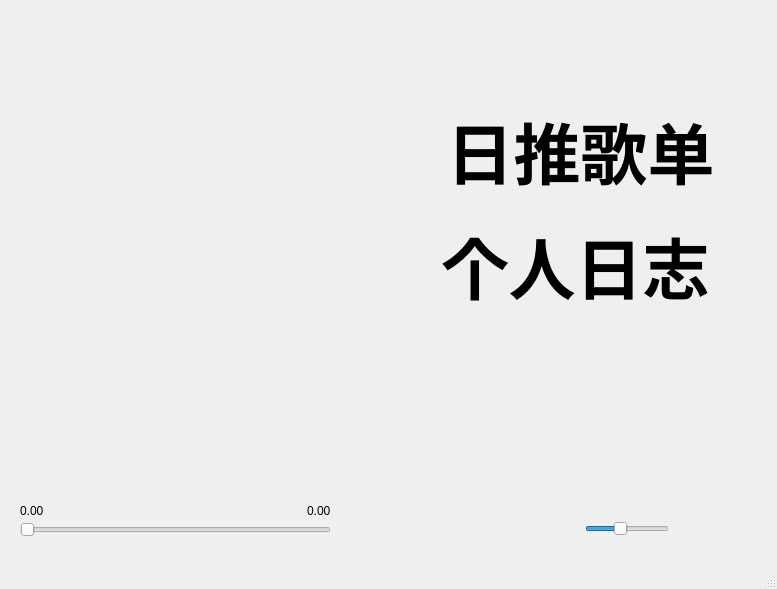
<?xml version="1.0" encoding="UTF-8"?>
<ui version="4.0">
 <class>MainWindow</class>
 <widget class="QMainWindow" name="MainWindow">
  <property name="geometry">
   <rect>
    <x>0</x>
    <y>0</y>
    <width>777</width>
    <height>589</height>
   </rect>
  </property>
  <property name="mouseTracking">
   <bool>true</bool>
  </property>
  <property name="acceptDrops">
   <bool>false</bool>
  </property>
  <property name="windowTitle">
   <string>MainWindow</string>
  </property>
  <widget class="QWidget" name="centralwidget">
   <widget class="QSlider" name="playCourseSlider">
    <property name="geometry">
     <rect>
      <x>20</x>
      <y>520</y>
      <width>311</width>
      <height>20</height>
     </rect>
    </property>
    <property name="orientation">
     <enum>Qt::Horizontal</enum>
    </property>
   </widget>
   <widget class="QLabel" name="song_pic">
    <property name="geometry">
     <rect>
      <x>30</x>
      <y>20</y>
      <width>331</width>
      <height>331</height>
     </rect>
    </property>
    <property name="text">
     <string/>
    </property>
   </widget>
   <widget class="QLabel" name="lyric">
    <property name="geometry">
     <rect>
      <x>40</x>
      <y>430</y>
      <width>281</width>
      <height>41</height>
     </rect>
    </property>
    <property name="text">
     <string/>
    </property>
    <property name="textFormat">
     <enum>Qt::RichText</enum>
    </property>
   </widget>
   <widget class="QLabel" name="song_name">
    <property name="geometry">
     <rect>
      <x>40</x>
      <y>380</y>
      <width>111</width>
      <height>31</height>
     </rect>
    </property>
    <property name="text">
     <string/>
    </property>
   </widget>
   <widget class="QPushButton" name="pifu">
    <property name="geometry">
     <rect>
      <x>740</x>
      <y>0</y>
      <width>30</width>
      <height>30</height>
     </rect>
    </property>
    <property name="sizePolicy">
     <sizepolicy hsizetype="Minimum" vsizetype="Fixed">
      <horstretch>0</horstretch>
      <verstretch>0</verstretch>
     </sizepolicy>
    </property>
    <property name="styleSheet">
     <string notr="true">QPushButton{
border-image:none;
background-color:rgba(255,255,255,0);
border-radius:5px
}
QPushButton:hover
{
background-color:rgba(255,255,255,0.5);
}</string>
    </property>
    <property name="text">
     <string/>
    </property>
    <property name="icon">
     <iconset resource="icons.qrc">
      <normaloff>:/new/prefix1/icons/pifu.png</normaloff>:/new/prefix1/icons/pifu.png</iconset>
    </property>
    <property name="iconSize">
     <size>
      <width>20</width>
      <height>20</height>
     </size>
    </property>
   </widget>
   <widget class="QWidget" name="layoutWidget">
    <property name="geometry">
     <rect>
      <x>20</x>
      <y>500</y>
      <width>311</width>
      <height>22</height>
     </rect>
    </property>
    <layout class="QHBoxLayout" name="horizontalLayout_2">
     <item>
      <widget class="QLabel" name="curlabel">
       <property name="text">
        <string>0.00</string>
       </property>
      </widget>
     </item>
     <item>
      <spacer name="horizontalSpacer_5">
       <property name="orientation">
        <enum>Qt::Horizontal</enum>
       </property>
       <property name="sizeHint" stdset="0">
        <size>
         <width>178</width>
         <height>20</height>
        </size>
       </property>
      </spacer>
     </item>
     <item>
      <widget class="QLabel" name="totallabel">
       <property name="text">
        <string>0.00</string>
       </property>
      </widget>
     </item>
    </layout>
   </widget>
   <widget class="QWidget" name="layoutWidget">
    <property name="geometry">
     <rect>
      <x>361</x>
      <y>510</y>
      <width>401</width>
      <height>37</height>
     </rect>
    </property>
    <layout class="QHBoxLayout" name="horizontalLayout">
     <item>
      <widget class="QPushButton" name="pre">
       <property name="styleSheet">
        <string notr="true">QPushButton{
border-image:none;
background-color:rgba(255,255,255,0);
border-radius:5px
}
QPushButton:hover
{
background-color:rgba(255,255,255,0.5);
}
</string>
       </property>
       <property name="text">
        <string/>
       </property>
       <property name="icon">
        <iconset resource="icons.qrc">
         <normaloff>:/new/prefix1/icons/shangyishou.png</normaloff>:/new/prefix1/icons/shangyishou.png</iconset>
       </property>
       <property name="iconSize">
        <size>
         <width>30</width>
         <height>30</height>
        </size>
       </property>
      </widget>
     </item>
     <item>
      <widget class="QPushButton" name="stop">
       <property name="enabled">
        <bool>true</bool>
       </property>
       <property name="cursor">
        <cursorShape>ArrowCursor</cursorShape>
       </property>
       <property name="acceptDrops">
        <bool>false</bool>
       </property>
       <property name="layoutDirection">
        <enum>Qt::LeftToRight</enum>
       </property>
       <property name="styleSheet">
        <string notr="true">QPushButton{
border-image:none;
background-color:rgba(255,255,255,0);
border-radius:5px
}
QPushButton:hover
{
background-color:rgba(255,255,255,0.5);
}
</string>
       </property>
       <property name="text">
        <string/>
       </property>
       <property name="icon">
        <iconset resource="icons.qrc">
         <normaloff>:/new/prefix1/icons/bofang.png</normaloff>:/new/prefix1/icons/bofang.png</iconset>
       </property>
       <property name="iconSize">
        <size>
         <width>35</width>
         <height>35</height>
        </size>
       </property>
       <property name="checkable">
        <bool>true</bool>
       </property>
       <property name="flat">
        <bool>false</bool>
       </property>
      </widget>
     </item>
     <item>
      <widget class="QPushButton" name="next">
       <property name="styleSheet">
        <string notr="true">QPushButton{
border-image:none;
background-color:rgba(255,255,255,0);
border-radius:5px
}
QPushButton:hover
{
background-color:rgba(255,255,255,0.5);
}
</string>
       </property>
       <property name="text">
        <string/>
       </property>
       <property name="icon">
        <iconset resource="icons.qrc">
         <normaloff>:/new/prefix1/icons/xiayishou.png</normaloff>:/new/prefix1/icons/xiayishou.png</iconset>
       </property>
       <property name="iconSize">
        <size>
         <width>30</width>
         <height>30</height>
        </size>
       </property>
       <property name="checkable">
        <bool>true</bool>
       </property>
      </widget>
     </item>
     <item>
      <spacer name="horizontalSpacer_3">
       <property name="orientation">
        <enum>Qt::Horizontal</enum>
       </property>
       <property name="sizeHint" stdset="0">
        <size>
         <width>13</width>
         <height>29</height>
        </size>
       </property>
      </spacer>
     </item>
     <item>
      <widget class="QPushButton" name="playmode">
       <property name="styleSheet">
        <string notr="true">QPushButton{
border-image:none;
background-color:rgba(255,255,255,0);
border-radius:5px
}
QPushButton:hover
{
background-color:rgba(255,255,255,0.5);
}
</string>
       </property>
       <property name="text">
        <string/>
       </property>
       <property name="icon">
        <iconset resource="icons.qrc">
         <normaloff>:/new/prefix1/icons/shunxubofang.png</normaloff>:/new/prefix1/icons/shunxubofang.png</iconset>
       </property>
       <property name="iconSize">
        <size>
         <width>20</width>
         <height>20</height>
        </size>
       </property>
      </widget>
     </item>
     <item>
      <spacer name="horizontalSpacer_2">
       <property name="orientation">
        <enum>Qt::Horizontal</enum>
       </property>
       <property name="sizeHint" stdset="0">
        <size>
         <width>23</width>
         <height>32</height>
        </size>
       </property>
      </spacer>
     </item>
     <item>
      <widget class="QPushButton" name="volume">
       <property name="styleSheet">
        <string notr="true">QPushButton{
border-image:none;
background-color:rgba(255,255,255,0);
border-radius:5px
}
QPushButton:hover
{
background-color:rgba(255,255,255,0.5);
}
</string>
       </property>
       <property name="text">
        <string/>
       </property>
       <property name="icon">
        <iconset resource="icons.qrc">
         <normaloff>:/new/prefix1/icons/yinliang.png</normaloff>:/new/prefix1/icons/yinliang.png</iconset>
       </property>
       <property name="iconSize">
        <size>
         <width>20</width>
         <height>20</height>
        </size>
       </property>
      </widget>
     </item>
     <item>
      <widget class="QSlider" name="volume_bar">
       <property name="value">
        <number>40</number>
       </property>
       <property name="orientation">
        <enum>Qt::Horizontal</enum>
       </property>
      </widget>
     </item>
     <item>
      <widget class="QPushButton" name="songlst">
       <property name="styleSheet">
        <string notr="true">QPushButton{
border-image:none;
background-color:rgba(255,255,255,0);
border-radius:5px
}
QPushButton:hover
{
background-color:rgba(255,255,255,0.5);
}

</string>
       </property>
       <property name="text">
        <string/>
       </property>
       <property name="icon">
        <iconset resource="icons.qrc">
         <normaloff>:/new/prefix1/icons/bofangliebiao.png</normaloff>:/new/prefix1/icons/bofangliebiao.png</iconset>
       </property>
       <property name="iconSize">
        <size>
         <width>20</width>
         <height>20</height>
        </size>
       </property>
      </widget>
     </item>
     <item>
      <spacer name="horizontalSpacer">
       <property name="orientation">
        <enum>Qt::Horizontal</enum>
       </property>
       <property name="sizeHint" stdset="0">
        <size>
         <width>18</width>
         <height>29</height>
        </size>
       </property>
      </spacer>
     </item>
     <item>
      <widget class="QPushButton" name="file">
       <property name="styleSheet">
        <string notr="true">QPushButton{
border-image:none;
background-color:rgba(255,255,255,0);
border-radius:5px
}
QPushButton:hover
{
background-color:rgba(255,255,255,0.5);
}
</string>
       </property>
       <property name="text">
        <string/>
       </property>
       <property name="icon">
        <iconset resource="icons.qrc">
         <normaloff>:/new/prefix1/icons/wenjianjia.png</normaloff>:/new/prefix1/icons/wenjianjia.png</iconset>
       </property>
       <property name="iconSize">
        <size>
         <width>20</width>
         <height>20</height>
        </size>
       </property>
      </widget>
     </item>
    </layout>
   </widget>
   <widget class="QPushButton" name="dailyrec">
    <property name="geometry">
     <rect>
      <x>430</x>
      <y>100</y>
      <width>301</width>
      <height>101</height>
     </rect>
    </property>
    <property name="font">
     <font>
      <pointsize>50</pointsize>
      <bold>true</bold>
     </font>
    </property>
    <property name="styleSheet">
     <string notr="true">QPushButton{
border-image:none;
background-color:rgba(255,255,255,0);
border-radius:5px
}
QPushButton:hover
{
background-color:rgba(255,255,255,0.5);
}
</string>
    </property>
    <property name="text">
     <string>日推歌单</string>
    </property>
   </widget>
   <widget class="QPushButton" name="searchButton">
    <property name="geometry">
     <rect>
      <x>700</x>
      <y>0</y>
      <width>31</width>
      <height>31</height>
     </rect>
    </property>
    <property name="styleSheet">
     <string notr="true">QPushButton{
border-image:none;
background-color:rgba(255,255,255,0);
border-radius:5px
}
QPushButton:hover
{
background-color:rgba(255,255,255,0.5);
}
</string>
    </property>
    <property name="text">
     <string/>
    </property>
    <property name="icon">
     <iconset resource="icons.qrc">
      <normaloff>:/new/prefix1/icons/chazhao.png</normaloff>:/new/prefix1/icons/chazhao.png</iconset>
    </property>
    <property name="iconSize">
     <size>
      <width>15</width>
      <height>15</height>
     </size>
    </property>
    <property name="checkable">
     <bool>true</bool>
    </property>
   </widget>
   <widget class="QPushButton" name="pushButton">
    <property name="geometry">
     <rect>
      <x>430</x>
      <y>220</y>
      <width>291</width>
      <height>91</height>
     </rect>
    </property>
    <property name="font">
     <font>
      <pointsize>50</pointsize>
      <bold>true</bold>
     </font>
    </property>
    <property name="autoFillBackground">
     <bool>false</bool>
    </property>
    <property name="styleSheet">
     <string notr="true">QPushButton{
border-image:none;
background-color:rgba(255,255,255,0);
border-radius:5px
}
QPushButton:hover
{
background-color:rgba(255,255,255,0.5);
}
</string>
    </property>
    <property name="text">
     <string>个人日志</string>
    </property>
   </widget>
  </widget>
  <widget class="QMenuBar" name="menubar">
   <property name="geometry">
    <rect>
     <x>0</x>
     <y>0</y>
     <width>777</width>
     <height>17</height>
    </rect>
   </property>
  </widget>
  <widget class="QStatusBar" name="statusbar"/>
 </widget>
 <resources>
  <include location="icons.qrc"/>
 </resources>
 <connections/>
</ui>
